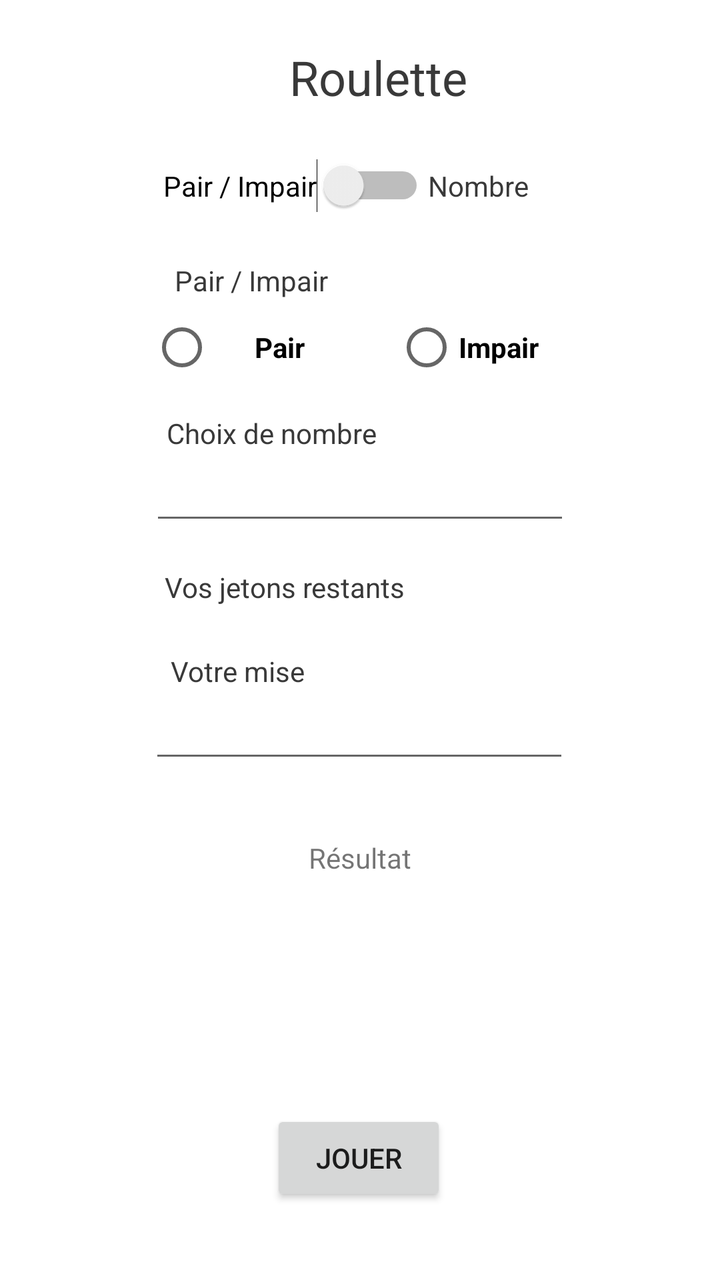
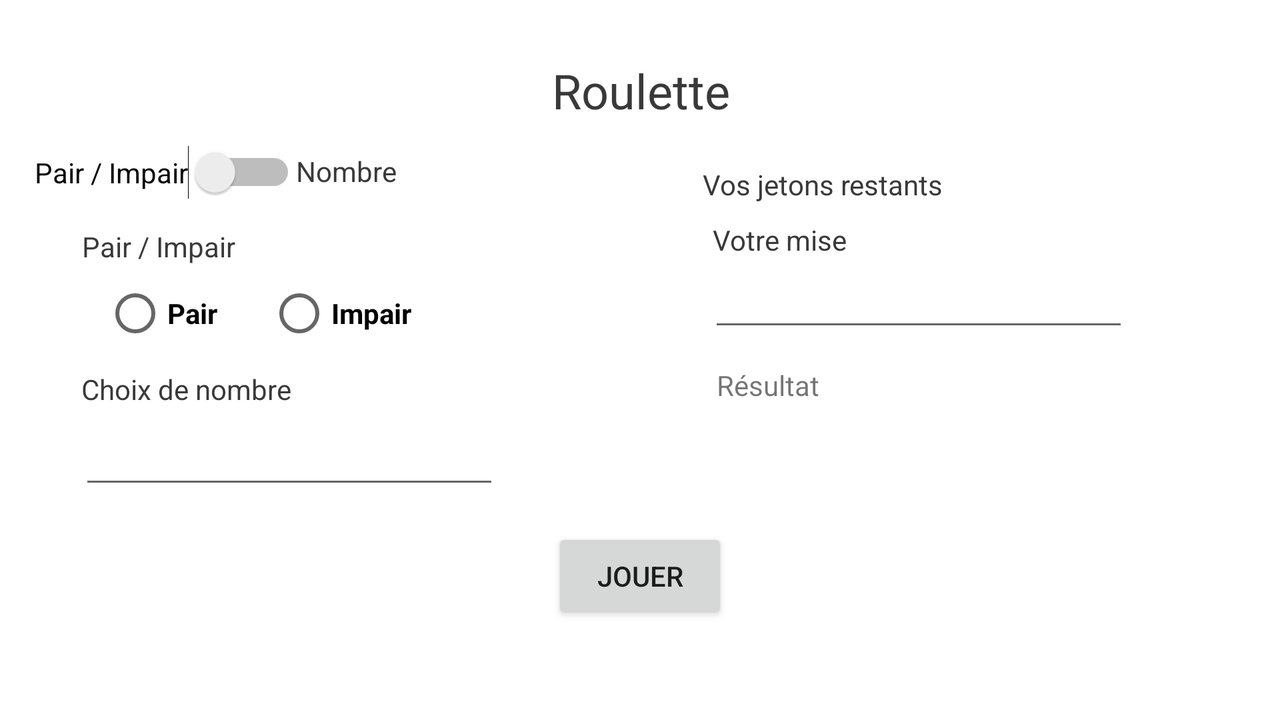

First picture: res/layout/ on a phone held upright. Second picture: the repository's own variant of that layout, on a device whose configuration matches the variant's folder. Source for both follows.
<!-- AndroidManifest.xml: application theme Theme.TP1_Casino -->
<!-- res/layout/activity_roulette.xml -->
<?xml version="1.0" encoding="utf-8"?>
<androidx.constraintlayout.widget.ConstraintLayout xmlns:android="http://schemas.android.com/apk/res/android"
    xmlns:app="http://schemas.android.com/apk/res-auto"
    xmlns:tools="http://schemas.android.com/tools"
    android:layout_width="match_parent"
    android:layout_height="match_parent"
    tools:context=".Roulette">

    <TextView
        android:id="@+id/txtRoulette"
        android:layout_width="wrap_content"
        android:layout_height="wrap_content"
        android:text="@string/roulette"
        android:textColor="#393939"
        android:textSize="24sp"
        app:layout_constraintBottom_toBottomOf="parent"
        app:layout_constraintEnd_toEndOf="parent"
        app:layout_constraintHorizontal_bias="0.534"
        app:layout_constraintStart_toStartOf="parent"
        app:layout_constraintTop_toTopOf="parent"
        app:layout_constraintVertical_bias="0.037" />

    <RadioGroup
        android:id="@+id/radioGroupCouleur"
        android:layout_width="0dp"
        android:layout_height="wrap_content"
        android:gravity="center|center_vertical"
        android:orientation="horizontal"
        android:paddingStart="50dp"
        android:paddingEnd="50dp"
        app:layout_constraintBottom_toBottomOf="parent"
        app:layout_constraintEnd_toEndOf="parent"
        app:layout_constraintHorizontal_bias="0.0"
        app:layout_constraintStart_toStartOf="parent"
        app:layout_constraintTop_toBottomOf="@+id/txtChoixPairImpair"
        app:layout_constraintVertical_bias="0.0">

        <RadioButton
            android:id="@+id/rdoPair"
            android:layout_width="wrap_content"
            android:layout_height="wrap_content"
            android:layout_marginStart="25dp"
            android:layout_weight="1"
            android:gravity="center|center_horizontal"
            android:text="@string/pair"
            android:textStyle="bold" />

        <RadioButton
            android:id="@+id/rdoImpair"
            android:layout_width="wrap_content"
            android:layout_height="match_parent"
            android:layout_gravity="center_vertical"
            android:layout_marginStart="25dp"
            android:layout_weight="1"
            android:text="@string/impair"
            android:textStyle="bold" />
    </RadioGroup>

    <EditText
        android:id="@+id/txtNumber"
        android:layout_width="wrap_content"
        android:layout_height="wrap_content"
        android:autofillHints=""
        android:ems="10"
        android:inputType="number"
        app:layout_constraintBottom_toBottomOf="parent"
        app:layout_constraintEnd_toEndOf="parent"
        app:layout_constraintStart_toStartOf="parent"
        app:layout_constraintTop_toBottomOf="@+id/txtChoixNombre"
        app:layout_constraintVertical_bias="0.0"
        tools:ignore="LabelFor" />

    <EditText
        android:id="@+id/txtMise"
        android:layout_width="wrap_content"
        android:layout_height="wrap_content"
        android:autofillHints=""
        android:ems="10"
        android:inputType="number"
        app:layout_constraintBottom_toBottomOf="parent"
        app:layout_constraintEnd_toEndOf="parent"
        app:layout_constraintHorizontal_bias="0.497"
        app:layout_constraintStart_toStartOf="parent"
        app:layout_constraintTop_toBottomOf="@+id/txtLabelMise"
        app:layout_constraintVertical_bias="0.0"
        tools:ignore="LabelFor" />

    <TextView
        android:id="@+id/txtChoixPairImpair"
        android:layout_width="wrap_content"
        android:layout_height="wrap_content"
        android:text="@string/pair_impair"
        android:textColor="#393939"
        app:layout_constraintBottom_toBottomOf="parent"
        app:layout_constraintEnd_toEndOf="parent"
        app:layout_constraintHorizontal_bias="0.308"
        app:layout_constraintStart_toStartOf="parent"
        app:layout_constraintTop_toBottomOf="@+id/txtRoulette"
        app:layout_constraintVertical_bias="0.134" />

    <TextView
        android:id="@+id/txtChoixNombre"
        android:layout_width="wrap_content"
        android:layout_height="wrap_content"
        android:text="@string/choix_de_nombre"
        android:textColor="#393939"
        app:layout_constraintBottom_toBottomOf="parent"
        app:layout_constraintEnd_toEndOf="parent"
        app:layout_constraintHorizontal_bias="0.327"
        app:layout_constraintStart_toStartOf="parent"
        app:layout_constraintTop_toBottomOf="@+id/radioGroupCouleur"
        app:layout_constraintVertical_bias="0.022" />

    <TextView
        android:id="@+id/txtLabelMise"
        android:layout_width="wrap_content"
        android:layout_height="wrap_content"
        android:text="@string/votremise"
        android:textColor="#393939"
        app:layout_constraintBottom_toBottomOf="parent"
        app:layout_constraintEnd_toEndOf="parent"
        app:layout_constraintHorizontal_bias="0.291"
        app:layout_constraintStart_toStartOf="parent"
        app:layout_constraintTop_toBottomOf="@+id/txtJetonsRestants"
        app:layout_constraintVertical_bias="0.072" />

    <TextView
        android:id="@+id/txtJetonsRestants"
        android:layout_width="wrap_content"
        android:layout_height="wrap_content"
        android:text="@string/vos_jetons_restants"
        android:textColor="#393939"
        app:layout_constraintBottom_toBottomOf="parent"
        app:layout_constraintEnd_toEndOf="parent"
        app:layout_constraintHorizontal_bias="0.344"
        app:layout_constraintStart_toStartOf="parent"
        app:layout_constraintTop_toBottomOf="@+id/txtNumber"
        app:layout_constraintVertical_bias="0.047" />

    <TextView
        android:id="@+id/txtNbJetonsRestants"
        android:layout_width="wrap_content"
        android:layout_height="wrap_content"
        android:gravity="center_vertical"
        android:textColor="#393939"
        app:layout_constraintBottom_toBottomOf="@+id/txtJetonsRestants"
        app:layout_constraintEnd_toEndOf="parent"
        app:layout_constraintHorizontal_bias="0.209"
        app:layout_constraintStart_toEndOf="@+id/txtJetonsRestants"
        app:layout_constraintTop_toTopOf="@+id/txtJetonsRestants"
        app:layout_constraintVertical_bias="1.0" />

    <TextView
        android:id="@+id/txtResultat"
        android:layout_width="wrap_content"
        android:layout_height="wrap_content"
        android:textColor="#393939"
        android:textSize="60sp"
        app:layout_constraintBottom_toBottomOf="parent"
        app:layout_constraintEnd_toEndOf="parent"
        app:layout_constraintHorizontal_bias="0.501"
        app:layout_constraintStart_toStartOf="parent"
        app:layout_constraintTop_toBottomOf="@+id/txtResultatLabel"
        app:layout_constraintVertical_bias="0.07" />

    <Button
        android:id="@+id/btnJouer"
        android:layout_width="wrap_content"
        android:layout_height="wrap_content"
        android:text="@string/jouer"
        app:layout_constraintBottom_toBottomOf="parent"
        app:layout_constraintEnd_toEndOf="parent"
        app:layout_constraintHorizontal_bias="0.498"
        app:layout_constraintStart_toStartOf="parent"
        app:layout_constraintTop_toBottomOf="@+id/txtResultat"
        app:layout_constraintVertical_bias="0.433" />

    <TextView
        android:id="@+id/txtResultatLabel"
        android:layout_width="wrap_content"
        android:layout_height="wrap_content"
        android:text="@string/r_sultat"
        app:layout_constraintBottom_toBottomOf="parent"
        app:layout_constraintEnd_toEndOf="parent"
        app:layout_constraintStart_toStartOf="parent"
        app:layout_constraintTop_toBottomOf="@+id/txtMise"
        app:layout_constraintVertical_bias="0.14" />

    <Switch
        android:id="@+id/swToggle"
        android:layout_width="wrap_content"
        android:layout_height="wrap_content"
        android:text="@string/pair_impair"
        app:layout_constraintBottom_toTopOf="@+id/txtChoixPairImpair"
        app:layout_constraintEnd_toStartOf="@+id/lblNombre"
        app:layout_constraintHorizontal_bias="0.981"
        app:layout_constraintStart_toStartOf="parent"
        app:layout_constraintTop_toBottomOf="@+id/txtRoulette"
        tools:ignore="UseSwitchCompatOrMaterialXml" />

    <TextView
        android:id="@+id/lblNombre"
        android:layout_width="wrap_content"
        android:layout_height="wrap_content"
        android:text="@string/nombre"
        android:textColor="#393939"
        app:layout_constraintBottom_toTopOf="@+id/txtChoixPairImpair"
        app:layout_constraintEnd_toEndOf="parent"
        app:layout_constraintHorizontal_bias="0.691"
        app:layout_constraintStart_toStartOf="parent"
        app:layout_constraintTop_toBottomOf="@+id/txtRoulette" />

</androidx.constraintlayout.widget.ConstraintLayout>
<!-- resources referenced by this layout -->
<resources>
  <string name="choix_de_nombre">Choix de nombre</string>
  <string name="impair">Impair</string>
  <string name="jouer">Jouer</string>
  <string name="nombre">Nombre</string>
  <string name="pair">Pair</string>
  <string name="pair_impair">Pair / Impair</string>
  <string name="r_sultat">Résultat</string>
  <string name="roulette" translatable="false">Roulette</string>
  <string name="vos_jetons_restants">Vos jetons restants</string>
  <string name="votremise">Votre mise</string>
  <style name="Theme.TP1_Casino" parent="Theme.MaterialComponents.DayNight.DarkActionBar">
          
          <item name="colorPrimary">@color/purple_500</item>
          <item name="colorPrimaryVariant">@color/purple_700</item>
          <item name="colorOnPrimary">@color/white</item>
          
          <item name="colorSecondary">@color/teal_200</item>
          <item name="colorSecondaryVariant">@color/teal_700</item>
          <item name="colorOnSecondary">@color/black</item>
          
          <item name="android:statusBarColor" tools:targetApi="l">?attr/colorPrimaryVariant</item>
          
      </style>
  <color name="purple_500">#4E4E4E</color>
  <color name="purple_700">#FF3700B3</color>
  <color name="white">#FFFFFFFF</color>
  <color name="teal_200">#FF03DAC5</color>
  <color name="teal_700">#FF018786</color>
  <color name="black">#FF000000</color>
</resources>
<!-- res/layout-land/activity_roulette.xml (the author's variant of the layout above) -->
<!-- drawn on the phone turned sideways -->
<?xml version="1.0" encoding="utf-8"?>
<androidx.constraintlayout.widget.ConstraintLayout xmlns:android="http://schemas.android.com/apk/res/android"
    xmlns:app="http://schemas.android.com/apk/res-auto"
    xmlns:tools="http://schemas.android.com/tools"
    android:layout_width="match_parent"
    android:layout_height="match_parent"
    tools:context=".Roulette">

    <TextView
        android:id="@+id/txtRoulette"
        android:layout_width="wrap_content"
        android:layout_height="wrap_content"
        android:text="@string/roulette"
        android:textColor="#393939"
        android:textSize="24sp"
        app:layout_constraintBottom_toBottomOf="parent"
        app:layout_constraintEnd_toEndOf="parent"
        app:layout_constraintHorizontal_bias="0.501"
        app:layout_constraintStart_toStartOf="parent"
        app:layout_constraintTop_toTopOf="parent"
        app:layout_constraintVertical_bias="0.089" />

    <TextView
        android:id="@+id/lblNombre"
        android:layout_width="wrap_content"
        android:layout_height="wrap_content"
        android:text="@string/nombre"
        android:textColor="#393939"
        app:layout_constraintBottom_toTopOf="@+id/txtChoixPairImpair"
        app:layout_constraintEnd_toEndOf="parent"
        app:layout_constraintHorizontal_bias="0.251"
        app:layout_constraintStart_toStartOf="parent"
        app:layout_constraintTop_toBottomOf="@+id/txtRoulette"
        app:layout_constraintVertical_bias="0.437" />

    <Switch
        android:id="@+id/swToggle"
        android:layout_width="wrap_content"
        android:layout_height="wrap_content"
        android:text="@string/pair_impair"
        app:layout_constraintBottom_toTopOf="@+id/txtChoixPairImpair"
        app:layout_constraintEnd_toStartOf="@+id/lblNombre"
        app:layout_constraintHorizontal_bias="1.0"
        app:layout_constraintStart_toStartOf="parent"
        app:layout_constraintTop_toBottomOf="@+id/txtRoulette"
        app:layout_constraintVertical_bias="0.45"
        tools:ignore="UseSwitchCompatOrMaterialXml" />

    <EditText
        android:id="@+id/txtNumber"
        android:layout_width="wrap_content"
        android:layout_height="wrap_content"
        android:layout_marginTop="4dp"
        android:autofillHints=""
        android:ems="10"
        android:inputType="number"
        app:layout_constraintEnd_toEndOf="parent"
        app:layout_constraintHorizontal_bias="0.092"
        app:layout_constraintStart_toStartOf="parent"
        app:layout_constraintTop_toBottomOf="@+id/txtChoixNombre"
        tools:ignore="LabelFor" />

    <TextView
        android:id="@+id/txtChoixNombre"
        android:layout_width="wrap_content"
        android:layout_height="wrap_content"
        android:text="@string/choix_de_nombre"
        android:textColor="#393939"
        app:layout_constraintBottom_toBottomOf="parent"
        app:layout_constraintEnd_toEndOf="parent"
        app:layout_constraintHorizontal_bias="0.076"
        app:layout_constraintStart_toStartOf="parent"
        app:layout_constraintTop_toBottomOf="@+id/radioGroupCouleur"
        app:layout_constraintVertical_bias="0.026" />

    <TextView
        android:id="@+id/txtResultatLabel"
        android:layout_width="wrap_content"
        android:layout_height="wrap_content"
        android:text="@string/r_sultat"
        app:layout_constraintBottom_toBottomOf="parent"
        app:layout_constraintEnd_toEndOf="parent"
        app:layout_constraintHorizontal_bias="0.48"
        app:layout_constraintStart_toEndOf="@+id/txtChoixNombre"
        app:layout_constraintTop_toBottomOf="@+id/txtMise"
        app:layout_constraintVertical_bias="0.072" />

    <EditText
        android:id="@+id/txtMise"
        android:layout_width="wrap_content"
        android:layout_height="wrap_content"
        android:autofillHints=""
        android:ems="10"
        android:inputType="number"
        app:layout_constraintBottom_toBottomOf="parent"
        app:layout_constraintEnd_toEndOf="parent"
        app:layout_constraintHorizontal_bias="0.566"
        app:layout_constraintStart_toEndOf="@+id/radioGroupCouleur"
        app:layout_constraintTop_toBottomOf="@+id/txtLabelMise"
        app:layout_constraintVertical_bias="0.0"
        tools:ignore="LabelFor" />

    <Button
        android:id="@+id/btnJouer"
        android:layout_width="wrap_content"
        android:layout_height="wrap_content"
        android:text="@string/jouer"
        app:layout_constraintBottom_toBottomOf="parent"
        app:layout_constraintEnd_toEndOf="parent"
        app:layout_constraintStart_toStartOf="parent"
        app:layout_constraintTop_toBottomOf="@+id/txtResultat"
        app:layout_constraintVertical_bias="0.0" />

    <TextView
        android:id="@+id/txtChoixPairImpair"
        android:layout_width="wrap_content"
        android:layout_height="wrap_content"
        android:text="@string/pair_impair"
        android:textColor="#393939"
        app:layout_constraintBottom_toBottomOf="parent"
        app:layout_constraintEnd_toEndOf="parent"
        app:layout_constraintHorizontal_bias="0.073"
        app:layout_constraintStart_toStartOf="parent"
        app:layout_constraintTop_toBottomOf="@+id/txtRoulette"
        app:layout_constraintVertical_bias="0.187" />

    <TextView
        android:id="@+id/txtJetonsRestants"
        android:layout_width="wrap_content"
        android:layout_height="wrap_content"
        android:text="@string/vos_jetons_restants"
        android:textColor="#393939"
        app:layout_constraintBottom_toBottomOf="parent"
        app:layout_constraintEnd_toEndOf="parent"
        app:layout_constraintHorizontal_bias="0.476"
        app:layout_constraintStart_toEndOf="@+id/lblNombre"
        app:layout_constraintTop_toBottomOf="@+id/txtRoulette"
        app:layout_constraintVertical_bias="0.076" />

    <TextView
        android:id="@+id/txtLabelMise"
        android:layout_width="wrap_content"
        android:layout_height="wrap_content"
        android:text="@string/votremise"
        android:textColor="#393939"
        app:layout_constraintBottom_toBottomOf="parent"
        app:layout_constraintEnd_toEndOf="parent"
        app:layout_constraintHorizontal_bias="0.524"
        app:layout_constraintStart_toEndOf="@+id/txtChoixPairImpair"
        app:layout_constraintTop_toBottomOf="@+id/txtJetonsRestants"
        app:layout_constraintVertical_bias="0.036" />

    <RadioGroup
        android:id="@+id/radioGroupCouleur"
        android:layout_width="wrap_content"
        android:layout_height="wrap_content"
        android:gravity="center|center_vertical"
        android:orientation="horizontal"
        android:paddingStart="50dp"
        android:paddingEnd="50dp"
        app:layout_constraintBottom_toBottomOf="parent"
        app:layout_constraintEnd_toEndOf="parent"
        app:layout_constraintHorizontal_bias="0.004"
        app:layout_constraintStart_toStartOf="parent"
        app:layout_constraintTop_toBottomOf="@+id/txtChoixPairImpair"
        app:layout_constraintVertical_bias="0.0">

        <RadioButton
            android:id="@+id/rdoPair"
            android:layout_width="wrap_content"
            android:layout_height="wrap_content"
            android:layout_weight="0.5"
            android:gravity="center|center_horizontal"
            android:text="@string/pair"
            android:textStyle="bold" />

        <RadioButton
            android:id="@+id/rdoImpair"
            android:layout_width="wrap_content"
            android:layout_height="match_parent"
            android:layout_gravity="center_vertical"
            android:layout_marginStart="25dp"
            android:layout_weight="0.5"
            android:text="@string/impair"
            android:textStyle="bold" />
    </RadioGroup>

    <TextView
        android:id="@+id/txtNbJetonsRestants"
        android:layout_width="wrap_content"
        android:layout_height="wrap_content"
        android:gravity="center_vertical"
        android:textColor="#393939"
        app:layout_constraintBottom_toBottomOf="@+id/txtJetonsRestants"
        app:layout_constraintEnd_toEndOf="parent"
        app:layout_constraintHorizontal_bias="0.201"
        app:layout_constraintStart_toEndOf="@+id/txtJetonsRestants"
        app:layout_constraintTop_toTopOf="@+id/txtJetonsRestants"
        app:layout_constraintVertical_bias="0.0" />

    <TextView
        android:id="@+id/txtResultat"
        android:layout_width="wrap_content"
        android:layout_height="wrap_content"
        android:textColor="#393939"
        android:textSize="60sp"
        app:layout_constraintBottom_toBottomOf="parent"
        app:layout_constraintEnd_toEndOf="parent"
        app:layout_constraintHorizontal_bias="0.302"
        app:layout_constraintStart_toEndOf="@+id/txtResultatLabel"
        app:layout_constraintTop_toBottomOf="@+id/txtMise"
        app:layout_constraintVertical_bias="0.122" />

</androidx.constraintlayout.widget.ConstraintLayout>
